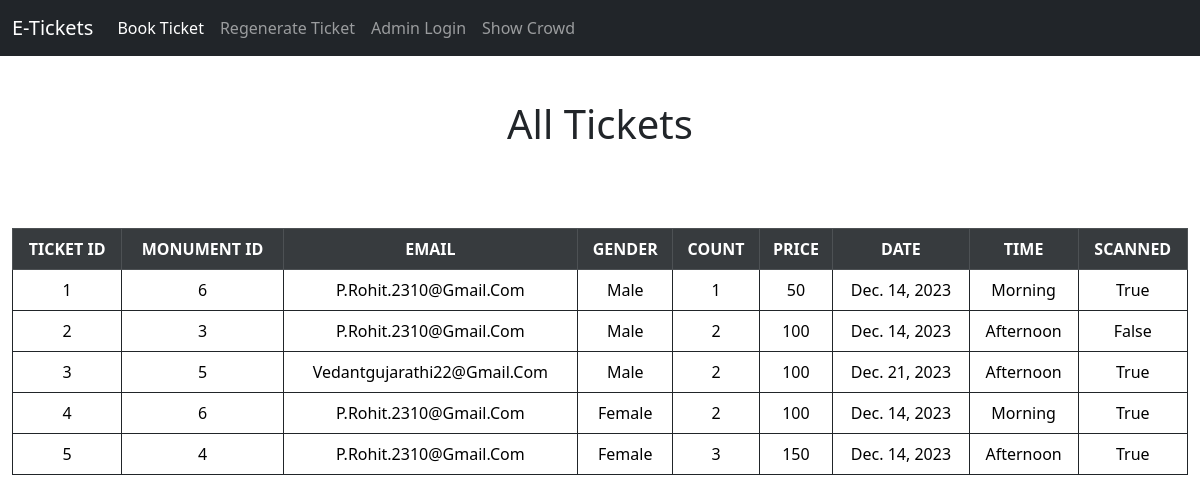
Page /viewTicket on the earlier database version.
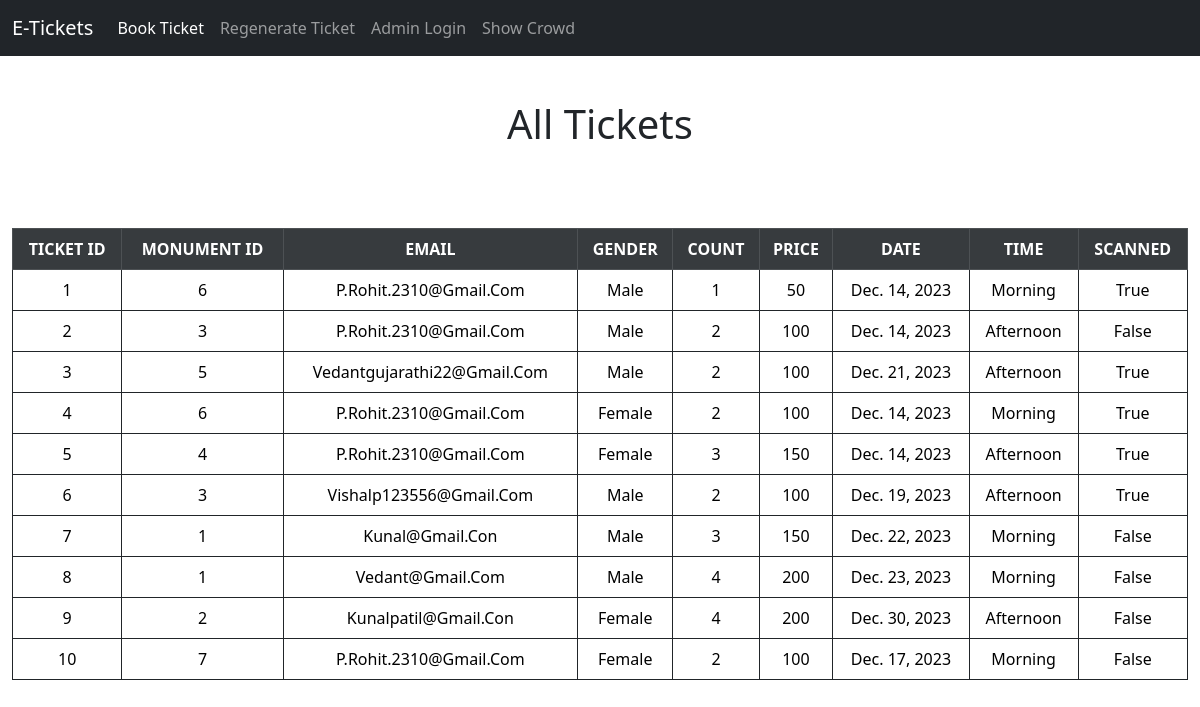
Same page on the later database version.
### project/models.py (models this page shows)
class Tikect(models.Model):
    id = models.IntegerField(auto_created=True, unique=True, primary_key=True)
    email = models.CharField(max_length=120)
    monumentId = models.IntegerField()
    count = models.IntegerField()
    price = models.IntegerField()
    date = models.DateField()
    shift = models.CharField(max_length=120)
    trasactionId = models.CharField(max_length=120, null=True)
    scanned = models.BooleanField(default=False)
    gender = models.CharField(max_length=20, null=True)

### project/views.py (the view)
# urls.py: path("viewTicket", views.viewTicket, name="viewTicket"),
def viewTicket(request):
    tickets = Tikect.objects.all()
    ticketsData = {
        'Tickets':tickets
    }
    return render(request, 'viewTickets.html', ticketsData)

### templates/viewTickets.html (shortened to what this page needs)
<!DOCTYPE html>
<html lang="en">
<head>
    <link href="https://cdn.jsdelivr.net/npm/bootstrap@5.3.2/dist/css/bootstrap.min.css" rel="stylesheet">
</head>
<body>
  <nav class="navbar fixed-top navbar-expand-lg navbar-dark bg-dark">
    <div class="container-fluid ">
      <a class="navbar-brand" href="/">E-Tickets</a>
      <div class="collapse navbar-collapse" id="navbarSupportedContent">
        <ul class="navbar-nav me-auto mb-2 mb-lg-0">
          <li class="nav-item">
            <a class="nav-link active" aria-current="page" href="bookTicket">Book Ticket</a>
          </li>
          <li class="nav-item">
            <a class="nav-link" href="regenerateTicket">Regenerate Ticket</a>
          </li>
          <li class="nav-item">
            <a class="nav-link" href="adminLogin">Admin Login</a>
          </li>
          <li class="nav-item">
            <a class="nav-link" href="selectMonument">Show Crowd</a>
          </li>
        </ul>
      </div>
    </div>
</nav>
    <div class="container-fluid" style="margin-top: 100px">
        <h1 class="text-dark text-center">All Tickets</h1>
        <br><br><br>
        <table class="table table-responsive table-bordered border-dark table-hover text-center text-capitalize">
            <thead>
              <tr class="table-dark table-active text-uppercase text-white">
                <th>Ticket Id</th>
                <th>Monument Id</th>
                <th>Email</th>
                <th>Gender</th>
                <th>Count</th>
                <th>Price</th>
                <th>Date</th>
                <th>Time</th>
                <th>Scanned</th>
              </tr>
            </thead>
            <tbody>
                {% for ticket in Tickets %}
                <tr>
                    <td>{{ticket.id}}</td>
                    <td>{{ticket.monumentId}}</td>
                    <td>{{ticket.email}}</td>
                    <td>{{ticket.gender}}</td>
                    <td>{{ticket.count}}</td>
                    <td>{{ticket.price}}</td>
                    <td>{{ticket.date}}</td>
                    <td>{{ticket.shift}}</td>
                    <td>{{ticket.scanned}}</td>
                </tr>
                {% endfor %}
            </tbody>
          </table>
    </div>
    <body>
</html>

Differences in the rows shown:
added Tikect: id "6", monumentId "3", email "Vishalp123556@gmail.com", gender "Male", count "2", price "100", date "Dec. 19, 2023", shift "Afternoon", scanned "True"
added Tikect: id "7", monumentId "1", email "Kunal@gmail.con", gender "Male", count "3", price "150", date "Dec. 22, 2023", shift "Morning", scanned "False"
added Tikect: id "8", monumentId "1", email "Vedant@gmail.com", gender "Male", count "4", price "200", date "Dec. 23, 2023", shift "Morning", scanned "False"
added Tikect: id "9", monumentId "2", email "Kunalpatil@gmail.con", gender "Female", count "4", price "200", date "Dec. 30, 2023", shift "Afternoon", scanned "False"
added Tikect: id "10", monumentId "7", email "P.rohit.2310@gmail.com", gender "Female", count "2", price "100", date "Dec. 17, 2023", shift "Morning", scanned "False"
